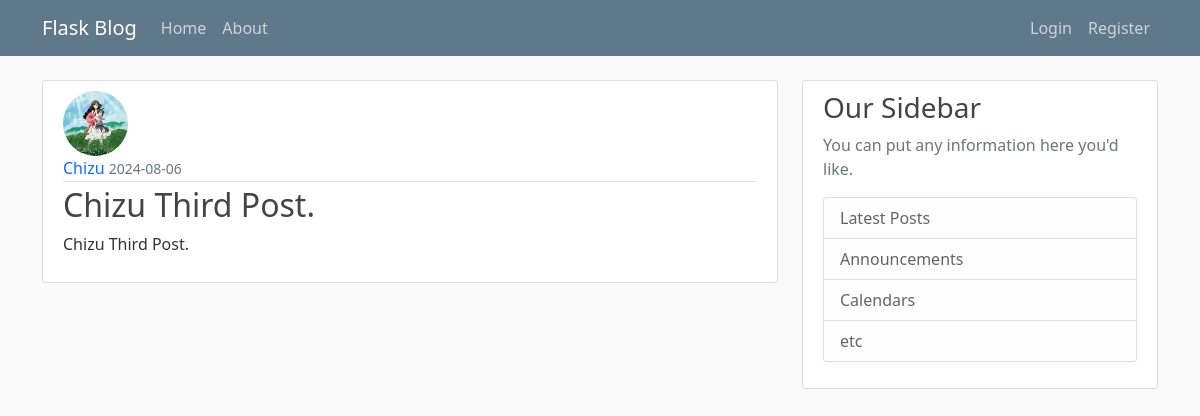
Before: /post/4 with the older database file.
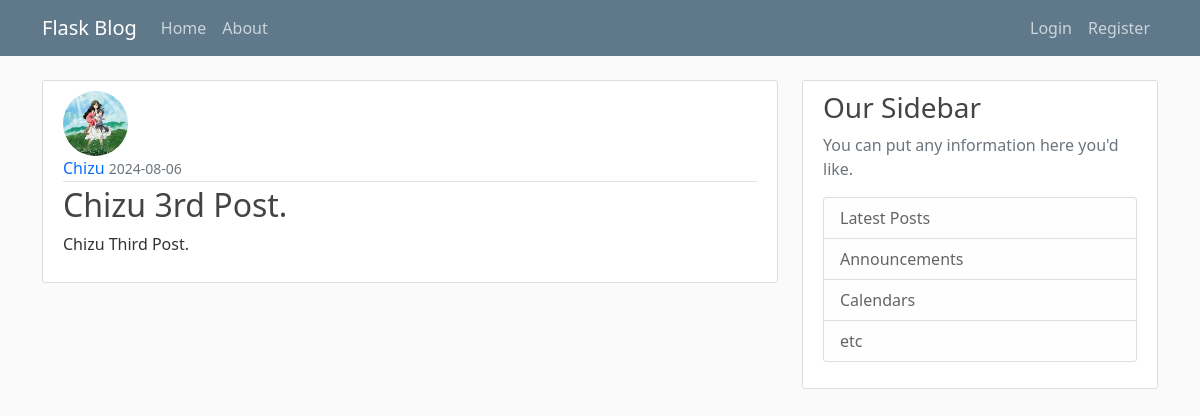
After: the same page with the newer database file.
### flaskBlog/models.py (models this page shows, shortened)
class Post(db.Model):
    id = db.Column(db.Integer, primary_key=True)
    title = db.Column(db.String(100), nullable=False)
    date_posted = db.Column(db.DateTime, nullable=False, default=datetime.utcnow)
    content = db.Column(db.Text, nullable=False)
    user_id = db.Column(db.Integer, db.ForeignKey('user.id'), nullable=False)

### flaskBlog/routes.py (the view)
@app.route("/post/<int:post_id>")
def post(post_id):
    post = Post.query.get_or_404(post_id)
    return render_template('post.html', title=post.title, post=post)

### flaskBlog/templates/post.html (shortened to what this page needs)
{% extends "layout.html" %}
{% block content %}
<article class="media content-section">
    <img class="rounded-circle article-img"
        src="{{ url_for('static', filename='profile_pics/' + post.author.image_file) }}">
    <div class="media-body">
        <div class="article-metadata">
            <a class="mr-2" href="{{ url_for('user_posts', username=post.author.username) }}"
                style="text-decoration: none;">{{ post.author.username }}</a>
            <small class="text-muted">{{ post.date_posted.strftime('%Y-%m-%d') }}</small>
        </div>
        <h2 class="article-title">{{ post.title }}</h2>
        <p class="article-content">{{ post.content }}</p>
    </div>
</article>
{% endblock content %}

Changed rows visible on the page:
changed Post "Chizu Third Post.": title "Chizu Third Post." → "Chizu 3rd Post."
